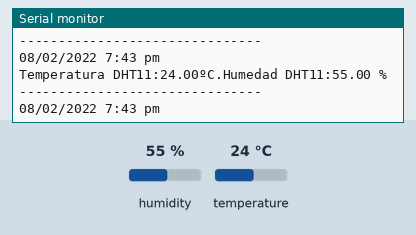
This sketch was run on a simulated Arduino Uno, built with avr-gcc and run on an emulated ATmega328P. Parts: the last lines printed to the serial monitor. Inputs (shaded band) come from the test bench; at power-on: humidity 55 %, temperature 24 °C.

Above: at 10.8 s.
10.9 s: humidity set to 22 %
At 16.4 s:
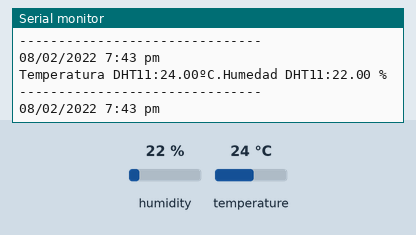
18.4 s: temperature set to 12 °C
At 21.2 s:
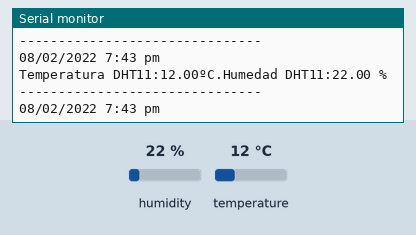
25.9 s: humidity set to 40 %
At 30.8 s:
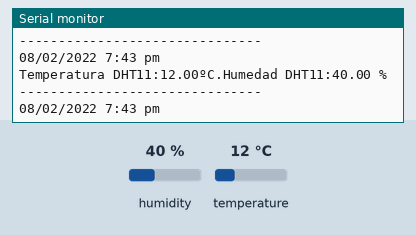
Timing chart, 0 to 32.3 s (numbered marks = the images above; inputs shaded):
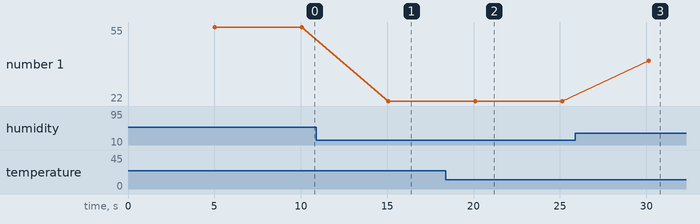

The sketch:

IoT-Practica2-2.ino
```cpp
#include "DHT.h"

#define pin1 13
DHT dht1(pin1, DHT11);

void setup() {
  Serial.begin(115200);
  Serial.println("Test de sensores");
  dht1.begin();
}

void loop() {
  delay(5000);
  leerdht1();
}

void leerdht1(){
  float t1 = dht1.readTemperature();
  float h1 = dht1.readHumidity();

  while(isnan(t1) || isnan(h1)){
    Serial.println("Lectura fallida en el sensor DHT11, repitiendo lectura...");
    delay(5000);
    t1 = dht1.readTemperature();
    h1 = dht1.readHumidity();
  }

  Serial.print("Temperatura DHT11:");
  Serial.print(t1);
  Serial.print("ºC.");

  Serial.print("Humedad DHT11:");
  Serial.print(h1);
  Serial.println(" % ");

  Serial.println("-------------------------------");
  Serial.println("08/02/2022 7:43 pm");

}
```

Measured:
- after the input at 10.9 s, the serial monitor: prints a new line after 4.2 s (image 1)
- after the input at 18.4 s, the serial monitor: prints a new line after 1.7 s (image 2)
- after the input at 25.9 s, the serial monitor: prints a new line after 4.3 s (image 3)
- plotted number 1: 55 → 22 after the input at 10.9 s, 22 → 40 after the input at 25.9 s
